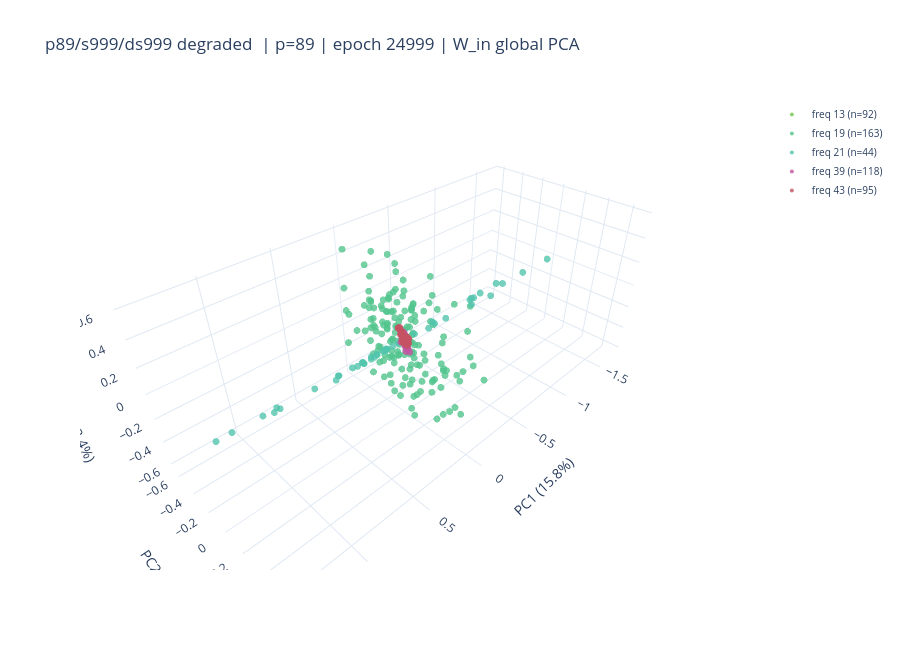

The code cell stored with this chart in its notebook:
### Code cell
# --- Run: p109 reference healthy, final epoch ---
prime, model_seed, data_seed, label = MODELS[6]
v = family.get_variant(prime=prime, seed=model_seed, data_seed=data_seed)

fig = plot_win_global_pca(v, epoch=None, title_prefix=f"{label} | ")
fig.show()
